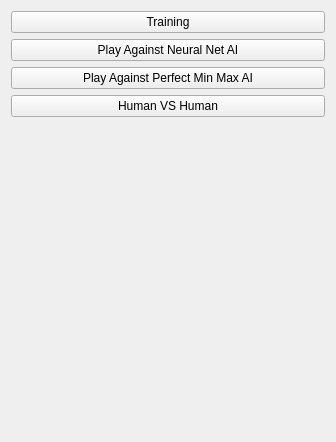
<?xml version="1.0" encoding="UTF-8"?>
<ui version="4.0">
 <class>TicTacToeMain</class>
 <widget class="QWidget" name="TicTacToeMain">
  <property name="geometry">
   <rect>
    <x>0</x>
    <y>0</y>
    <width>336</width>
    <height>442</height>
   </rect>
  </property>
  <property name="windowTitle">
   <string>Form</string>
  </property>
  <layout class="QVBoxLayout" name="verticalLayout_2">
   <item>
    <widget class="QPushButton" name="TrainingButton">
     <property name="text">
      <string>Training</string>
     </property>
    </widget>
   </item>
   <item>
    <widget class="QPushButton" name="NeuralNetButton">
     <property name="text">
      <string>Play Against Neural Net AI</string>
     </property>
    </widget>
   </item>
   <item>
    <widget class="QPushButton" name="MinMaxButton">
     <property name="text">
      <string>Play Against Perfect Min Max AI</string>
     </property>
    </widget>
   </item>
   <item>
    <widget class="QPushButton" name="TwoPlayerButton">
     <property name="text">
      <string>Human VS Human</string>
     </property>
    </widget>
   </item>
   <item>
    <spacer name="verticalSpacer">
     <property name="orientation">
      <enum>Qt::Vertical</enum>
     </property>
     <property name="sizeHint" stdset="0">
      <size>
       <width>20</width>
       <height>40</height>
      </size>
     </property>
    </spacer>
   </item>
  </layout>
 </widget>
 <resources/>
 <connections/>
</ui>
